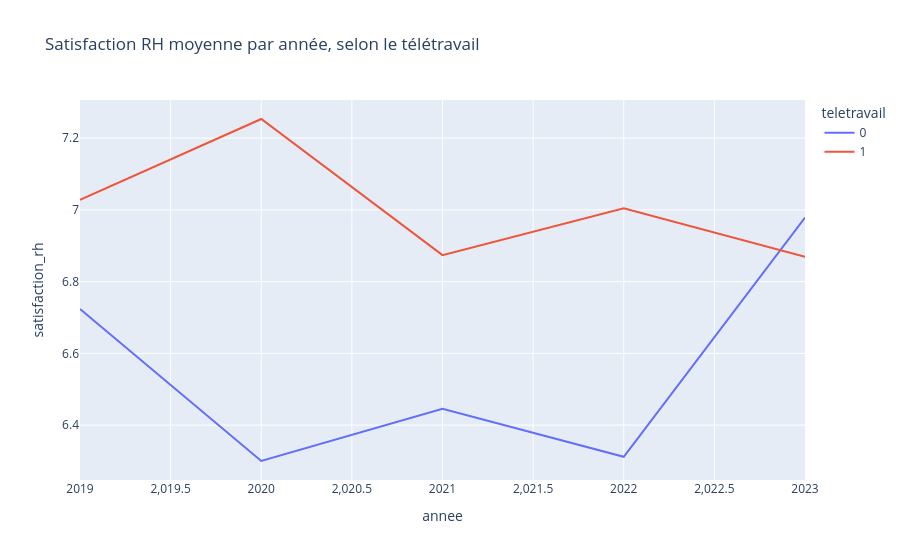

Notebook source saved alongside this figure:
### Markdown cell above
## Partie 3

### Code cell
satisfaction_annee = df.groupby(["annee", "teletravail"])["satisfaction_rh"].mean().reset_index()

fig = px.line(
    satisfaction_annee,
    x="annee",
    y="satisfaction_rh",
    color="teletravail",
    title="Satisfaction RH moyenne par année, selon le télétravail",
)
fig.show()

### Figure 1 — Plotly figure (JSON) as saved in the notebook; plotly's stock layout.template omitted (floating-point values rounded to 4 significant figures)
{"data": [{"hovertemplate": "teletravail=0<br>annee=%{x}<br>satisfaction_rh=%{y}<extra></extra>", "legendgroup": "0", "line": {"color": "#636efa", "dash": "solid"}, "marker": {"symbol": "circle"}, "mode": "lines", "name": "0", "orientation": "v", "showlegend": true, "type": "scatter", "x": [2019, 2020, 2021, 2022, 2023], "xaxis": "x", "y": [6.724, 6.3, 6.445, 6.312, 6.979], "yaxis": "y"}, {"hovertemplate": "teletravail=1<br>annee=%{x}<br>satisfaction_rh=%{y}<extra></extra>", "legendgroup": "1", "line": {"color": "#EF553B", "dash": "solid"}, "marker": {"symbol": "circle"}, "mode": "lines", "name": "1", "orientation": "v", "showlegend": true, "type": "scatter", "x": [2019, 2020, 2021, 2022, 2023], "xaxis": "x", "y": [7.028, 7.253, 6.874, 7.004, 6.87], "yaxis": "y"}], "layout": {"legend": {"title": {"text": "teletravail"}, "tracegroupgap": 0}, "title": {"text": "Satisfaction RH moyenne par année, selon le télétravail"}, "xaxis": {"anchor": "y", "domain": [0, 1], "title": {"text": "annee"}}, "yaxis": {"anchor": "x", "domain": [0, 1], "title": {"text": "satisfaction_rh"}}}}
